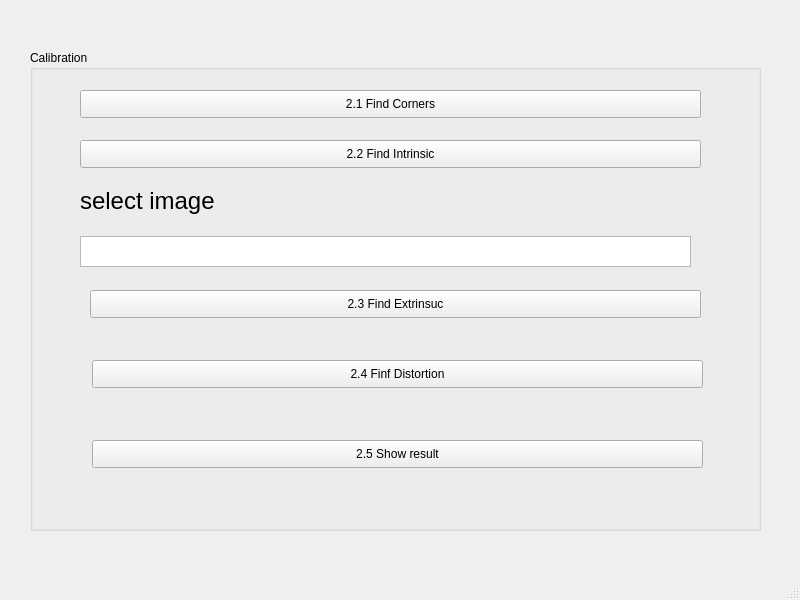
<?xml version="1.0" encoding="UTF-8"?>
<ui version="4.0">
 <class>MainWindow</class>
 <widget class="QMainWindow" name="MainWindow">
  <property name="geometry">
   <rect>
    <x>0</x>
    <y>0</y>
    <width>800</width>
    <height>600</height>
   </rect>
  </property>
  <property name="windowTitle">
   <string>MainWindow</string>
  </property>
  <widget class="QWidget" name="centralwidget">
   <widget class="QGroupBox" name="groupBox">
    <property name="geometry">
     <rect>
      <x>30</x>
      <y>50</y>
      <width>731</width>
      <height>481</height>
     </rect>
    </property>
    <property name="title">
     <string>Calibration</string>
    </property>
    <widget class="QPushButton" name="pushButton">
     <property name="geometry">
      <rect>
       <x>50</x>
       <y>40</y>
       <width>621</width>
       <height>28</height>
      </rect>
     </property>
     <property name="text">
      <string>2.1 Find Corners</string>
     </property>
    </widget>
    <widget class="QPushButton" name="pushButton_2">
     <property name="geometry">
      <rect>
       <x>50</x>
       <y>90</y>
       <width>621</width>
       <height>28</height>
      </rect>
     </property>
     <property name="text">
      <string>2.2 Find Intrinsic</string>
     </property>
    </widget>
    <widget class="QPushButton" name="pushButton_3">
     <property name="geometry">
      <rect>
       <x>60</x>
       <y>240</y>
       <width>611</width>
       <height>28</height>
      </rect>
     </property>
     <property name="text">
      <string>2.3 Find Extrinsuc</string>
     </property>
    </widget>
    <widget class="QPushButton" name="pushButton_4">
     <property name="geometry">
      <rect>
       <x>62</x>
       <y>310</y>
       <width>611</width>
       <height>28</height>
      </rect>
     </property>
     <property name="text">
      <string>2.4 Finf Distortion</string>
     </property>
    </widget>
    <widget class="QPushButton" name="pushButton_5">
     <property name="geometry">
      <rect>
       <x>62</x>
       <y>390</y>
       <width>611</width>
       <height>28</height>
      </rect>
     </property>
     <property name="text">
      <string>2.5 Show result</string>
     </property>
    </widget>
    <widget class="QTextEdit" name="textEdit">
     <property name="geometry">
      <rect>
       <x>50</x>
       <y>186</y>
       <width>611</width>
       <height>31</height>
      </rect>
     </property>
    </widget>
    <widget class="QLabel" name="label">
     <property name="geometry">
      <rect>
       <x>50</x>
       <y>130</y>
       <width>341</width>
       <height>41</height>
      </rect>
     </property>
     <property name="font">
      <font>
       <family>Arial</family>
       <pointsize>18</pointsize>
      </font>
     </property>
     <property name="text">
      <string>select image</string>
     </property>
    </widget>
   </widget>
  </widget>
  <widget class="QMenuBar" name="menubar">
   <property name="geometry">
    <rect>
     <x>0</x>
     <y>0</y>
     <width>800</width>
     <height>25</height>
    </rect>
   </property>
  </widget>
  <widget class="QStatusBar" name="statusbar"/>
 </widget>
 <resources/>
 <connections/>
</ui>
